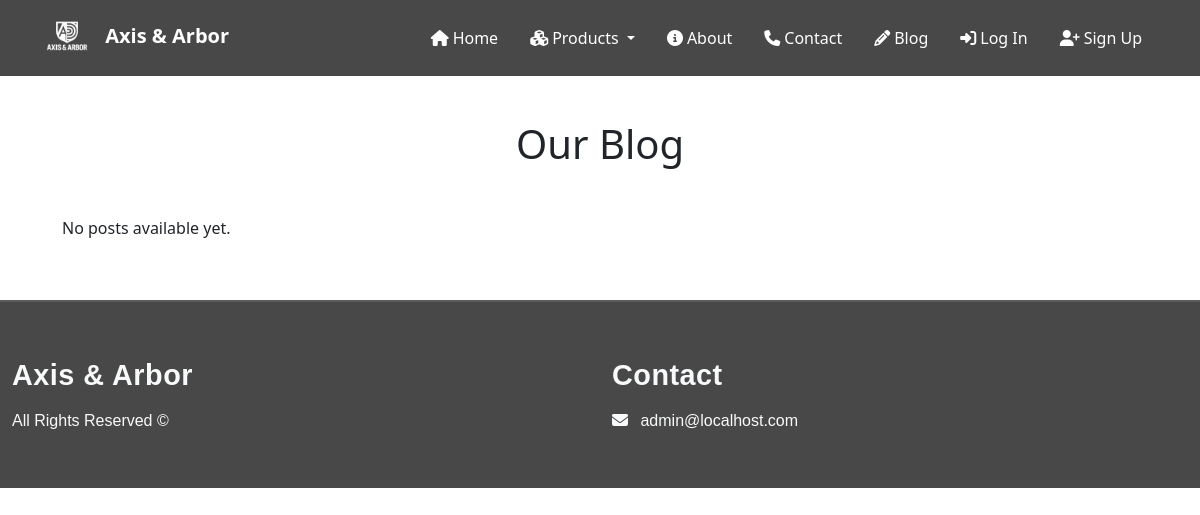
The page /blog/ on the database as committed earlier.
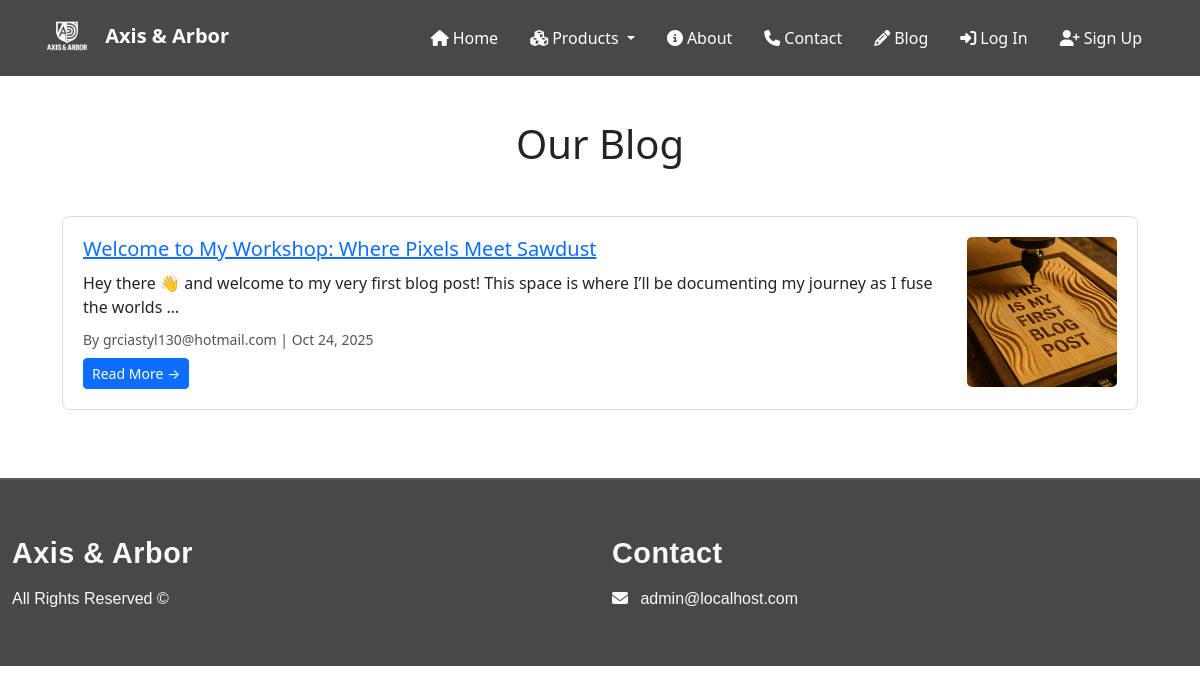
The same page on the database as committed later.
### blog/models.py (models this page shows, shortened)
class Post(models.Model):
    title = models.CharField(max_length=200)
    slug = models.SlugField(unique=True)
    author = models.ForeignKey(User, on_delete=models.CASCADE)
    content = models.TextField()
    category = models.ForeignKey('Category', on_delete=models.SET_NULL, null=True, blank=True)
    image = models.ImageField(upload_to='blog_images/', null=True, blank=True)  # <-- New
    created_at = models.DateTimeField(default=timezone.now)
    updated_at = models.DateTimeField(auto_now=True)
    published = models.BooleanField(default=True)

### blog/views.py (the view)
# urls.py: path('', views.post_list, name='blog_list'),
def post_list(request):
    posts = Post.objects.filter(published=True).order_by('-created_at')
    return render(request, 'blog/post_list.html', {'posts': posts})

### cart/context_processors.py (called while the page is built)
def cart_total(request):
    total_items = 0
    if request.user.is_authenticated:
        cart, _ = Cart.objects.get_or_create(user=request.user)
        total_items = sum(item.quantity for item in cart.items.all())
    return {'cart_total_items': total_items}

### blog/templates/blog/post_list.html (shortened to what this page needs)
{% extends "base.html" %}
{% load static %}
{% block css %}
<link rel="stylesheet" href="{% static 'css/post_list.css' %}">
{% endblock %}
{% block content %}
<div class="blog-container">
    <h1 class="text-center mb-5">Our Blog</h1>
    {% for post in posts %}
    <div class="blog-card d-flex align-items-start mb-4 flex-wrap">
        <div class="blog-text flex-grow-1 me-3">
            <h2 class="blog-title"><a href="{{ post.slug }}/">{{ post.title }}</a></h2>
            <p class="blog-snippet">{{ post.content|truncatewords:25 }}</p>
            <div class="blog-meta mb-2">
                <span class="blog-author">By {{ post.author }}</span> |
                <span class="blog-date">{{ post.created_at|date:"M d, Y" }}</span>
            </div>
            <a href="{{ post.slug }}/" class="read-more btn btn-primary btn-sm">Read More →</a>
        </div>
        {% if post.image %}
        <div class="blog-image">
            <img src="{{ post.image.url }}" alt="{{ post.title }}" class="img-fluid">
        </div>
        {% endif %}
    </div>
    {% empty %}
    <p>No posts available yet.</p>
    {% endfor %}
</div>
{% endblock %}

### templates/base.html (shortened to what this page needs)
<!DOCTYPE html>
<html lang="en">
<head>
    <link href="https://cdn.jsdelivr.net/npm/bootstrap@5.3.3/dist/css/bootstrap.min.css" rel="stylesheet"
>
    <link rel="stylesheet" href="https://cdnjs.cloudflare.com/ajax/libs/font-awesome/6.7.1/css/all.min.css">
    {% block css %}{% endblock %}
</head>
<body>
    {% include 'navbar.html' with request=request %}
    <main class="container my-4">
        {% block content %}{% endblock %}
    </main>
    {% include 'footer.html' %}
</body>
</html>

### templates/navbar.html (shortened to what this page needs)
{% load static %}
<link rel="stylesheet" href="{% static 'css/navbar.css' %}">
<nav class="navbar navbar-expand-lg navbar-dark ">
    <div class="container">
        <a class="navbar-brand fw-bold me-4" href="{% url 'home' %}">
            <img src="{% static 'images/white-logo.png' %}" alt="Axis & Arbor Logo" width="30" height="30"
                class="d-inline-block me-2">
            Axis & Arbor
        </a>
        <div class="collapse navbar-collapse" id="navbarCollapse">
            <ul class="navbar-nav ms-auto mb-2 mb-lg-0">
                {% with request.resolver_match.url_name|default_if_none:'' as current_url %}
                <li class="nav-item mx-2">
                    <a class="nav-link {% if current_url == 'home' or request.path == '/' %}active{% endif %}"
                        href="{% url 'home' %}">
                        <i class="fa fa-home me-1"></i>Home
                    </a>
                </li>
                <li class="nav-item dropdown mx-2">
                    <a class="nav-link dropdown-toggle {% if current_url in 'product_list cutting_boards woodworking printing' %}active{% endif %}"
                        href="{% url 'product_list' %}" id="productsDropdown" role="button" data-bs-toggle="dropdown"
                        aria-expanded="false">
                        <i class="fa fa-cubes me-1"></i>Products
                    </a>
                </li>
                <li class="nav-item mx-2">
                    <a class="nav-link {% if current_url == 'about' %}active{% endif %}" href="{% url 'about' %}">
                        <i class="fa fa-info-circle me-1"></i>About
                    </a>
                </li>
                <li class="nav-item mx-2">
                    <a class="nav-link {% if current_url == 'contact' %}active{% endif %}" href="{% url 'contact' %}">
                        <i class="fa fa-phone me-1"></i>Contact
                    </a>
                </li>
                <li class="nav-item mx-2">
                    <a class="nav-link {% if current_url == 'blog' %}active{% endif %}" href="{% url 'blog_list' %}">
                        <i class="fa fa-pencil me-1"></i>Blog
                    </a>
                </li>
                {% endwith %}
                {% if user.is_authenticated %}
                <li class="nav-item dropdown mx-2">
                    <a class="nav-link dropdown-toggle text-light" href="#" id="userDropdown" role="button"
                        data-bs-toggle="dropdown" aria-expanded="false">
                        <i class="fa fa-user me-1"></i>Welcome, {{ user.username }}
                    </a>
                    <ul class="dropdown-menu dropdown-menu-end" aria-labelledby="userDropdown">
                        <li>
                            <a class="dropdown-item" href="{% url 'cart:my_orders' %}">
                                <i class="fa fa-box me-2 text-secondary"></i>My Orders
                            </a>
                        </li>
                        <li>
                            <a class="dropdown-item" href="{% url 'logout' %}">
                                <i class="fa fa-right-from-bracket me-2 text-secondary"></i>Logout
                            </a>
                        </li>
                    </ul>
                </li>
                <li class="nav-item mx-2">
                    <a class="nav-link" href="{% url 'cart:view_cart' %}">
                        <i class="fa fa-shopping-cart me-1"></i>
                        Cart
                        {% if cart_total_items > 0 %}
                        <span class="badge bg-secondary">{{ cart_total_items }}</span>
                        {% endif %}
                    </a>
                </li>
                {% else %}
                <li class="nav-item mx-2">
                    <a class="nav-link {% if current_url == 'login' %}active{% endif %}" href="{% url 'login' %}">
                        <i class="fa fa-right-to-bracket me-1"></i>Log In
                    </a>
                </li>
                <li class="nav-item mx-2">
                    <a class="nav-link {% if current_url == 'signup' %}active{% endif %}" href="{% url 'signup' %}">
                        <i class="fa fa-user-plus me-1"></i>Sign Up
                    </a>
                </li>
                {% endif %}
            </ul>
        </div>
    </div>
</nav>

### templates/footer.html
{% load static %}
<link rel="stylesheet" href="{% static 'css/footer.css' %}">
<link rel="stylesheet" href="https://cdnjs.cloudflare.com/ajax/libs/font-awesome/6.5.0/css/all.min.css">
<footer class="site-footer text-light">
    <div class="footer-content container py-5">
        <div class="row gy-4 text-center text-md-start align-items-center">
            <div class="col-12 col-md-6">
                <h5 class="fw-bold mb-3">Axis & Arbor</h5>
                <p class="mb-0">All Rights Reserved © {{ now|date:"Y" }}</p>
            </div>
            <div class="col-12 col-md-6">
                <h5 class="fw-bold mb-3">Contact</h5>
                <a href="mailto:admin@localhost.com" class="text-light text-decoration-none">
                    <i class="fa-solid fa-envelope me-2"></i> admin@localhost.com
                </a>
            </div>
        </div>
    </div>
</footer>

### blog/static/css/post_list.css (style rules this page uses)
.blog-container { max-width: 1200px; margin: 0 auto; padding: 20px; }
.blog-card { display: flex; justify-content: space-between; align-items: flex-start; border: 1px solid #ddd; border-radius: 8px; padding: 20px; background-color: #fff; height: 100%; transition: box-shadow 0.3s ease; }
.blog-text { flex: 1; margin-right: 15px; display: flex; flex-direction: column; }
.blog-image { width: 150px; height: 150px; flex-shrink: 0; }
.blog-image img { width: 100%; height: 100%; border-radius: 5px; object-fit: cover; }
.blog-title { font-size: 1.25rem; margin-bottom: 10px; }
.blog-snippet { flex-grow: 1; margin-bottom: 10px; }
.blog-meta { font-size: 0.875rem; color: #555; margin-bottom: 10px; }
.read-more { align-self: flex-start; text-decoration: none; }

### static/css/navbar.css (style rules this page uses)
.navbar { display: flex; flex-direction: row; background-color: #484848; justify-content: space-evenly !important; }
.navbar .navbar-nav .nav-link { color: #fff; }
@media (min-width: 992px) { .navbar-brand img { width: 50px; height: 50px; } }

### static/css/footer.css (style rules this page uses)
.site-footer { background-color: #484848; color: #fff; font-family: 'Poppins', sans-serif; border-top: 2px solid rgba(255, 255, 255, 0.1); width: 100%; padding-top: 8px; padding-bottom: 7px; margin-top: 20px; }
.site-footer h5 { letter-spacing: 0.5px; font-size: 1.8rem; margin-bottom: 15px; }
.site-footer p { font-size: 1rem; margin-bottom: 0; }
.site-footer a { color: #fff; transition: color 0.2s ease, transform 0.2s ease; }
.footer-content { max-width: 1200px; }

Rows that differ between the two databases and show on the page:
added Post: title "Welcome to My Workshop: Where Pixels Meet Sawdust", content "Hey there 👋 and welcome to my very first blog post! This space is where I’ll be documenting my journey as I fuse the worlds …", author "grciastyl130@hotmail.com", created_at "Oct 24, 2025", image (picture)
Other text that changed with them:
text no longer shown: "No posts available yet."
